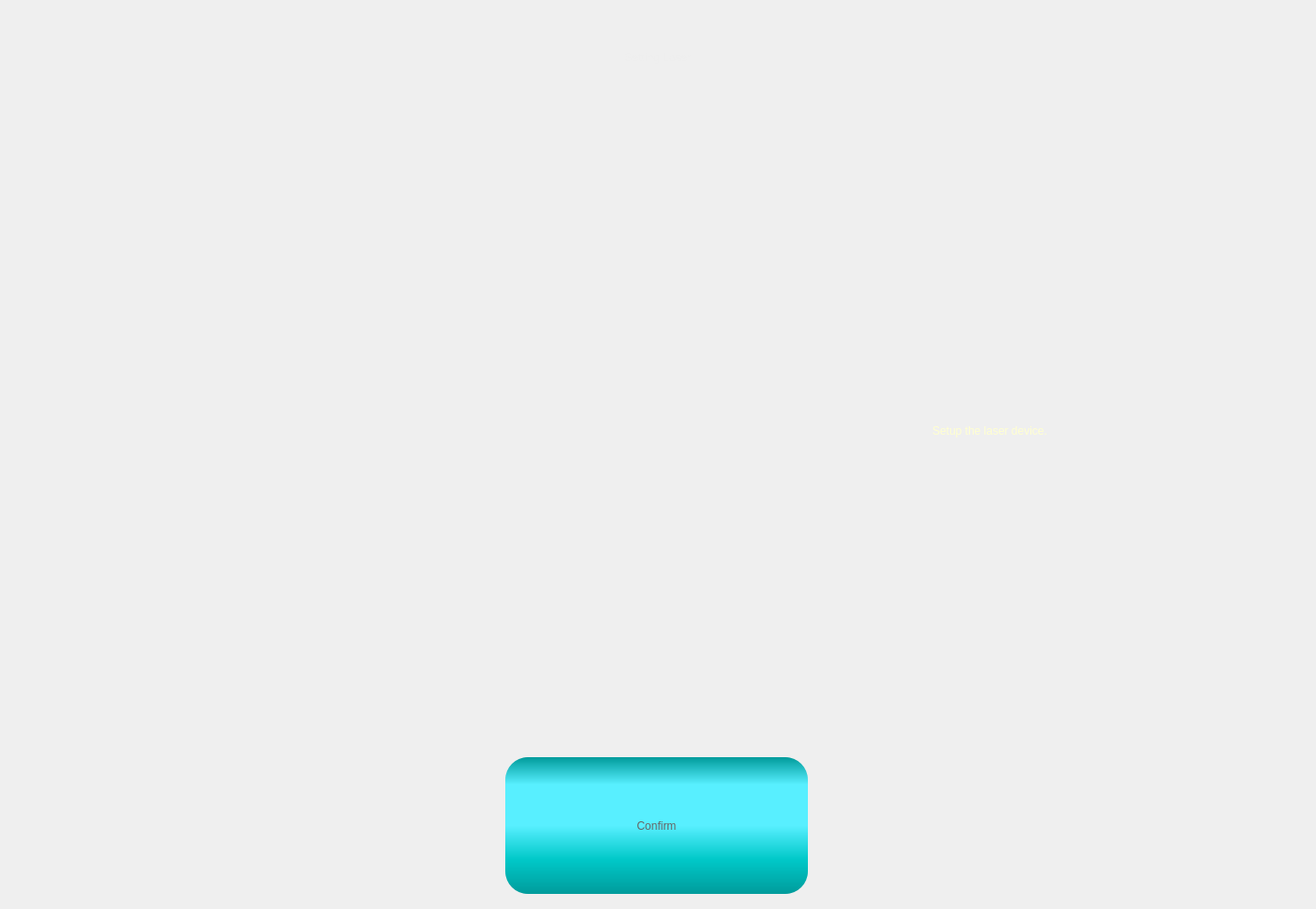
          <widget class="QWidget" name="pgLaser">
           <layout class="QGridLayout" name="gridLayout_10">
            <item row="1" column="0">
             <spacer name="horizontalSpacer_7">
              <property name="orientation">
               <enum>Qt::Horizontal</enum>
              </property>
              <property name="sizeHint" stdset="0">
               <size>
                <width>40</width>
                <height>20</height>
               </size>
              </property>
             </spacer>
            </item>
            <item row="1" column="2">
             <widget class="QLabel" name="label_11">
              <property name="minimumSize">
               <size>
                <width>350</width>
                <height>0</height>
               </size>
              </property>
              <property name="maximumSize">
               <size>
                <width>16777215</width>
                <height>16777215</height>
               </size>
              </property>
              <property name="styleSheet">
               <string notr="true">font: 24pt &quot;Arial&quot;;
color: rgb(255, 255, 208);</string>
              </property>
              <property name="text">
               <string>Setup the laser device.</string>
              </property>
             </widget>
            </item>
            <item row="1" column="1">
             <widget class="QWidget" name="widget_4" native="true">
              <property name="sizePolicy">
               <sizepolicy hsizetype="Fixed" vsizetype="Fixed">
                <horstretch>0</horstretch>
                <verstretch>0</verstretch>
               </sizepolicy>
              </property>
              <property name="minimumSize">
               <size>
                <width>926</width>
                <height>680</height>
               </size>
              </property>
              <property name="styleSheet">
               <string notr="true">image:url(image/Laser.png)</string>
              </property>
             </widget>
            </item>
            <item row="1" column="3">
             <spacer name="horizontalSpacer_6">
              <property name="orientation">
               <enum>Qt::Horizontal</enum>
              </property>
              <property name="sizeHint" stdset="0">
               <size>
                <width>40</width>
                <height>20</height>
               </size>
              </property>
             </spacer>
            </item>
            <item row="2" column="0" colspan="4">
             <layout class="QHBoxLayout" name="horizontalLayout">
              <item>
               <widget class="QPushButton" name="btnNext_settingLaser">
                <property name="sizePolicy">
                 <sizepolicy hsizetype="Maximum" vsizetype="Fixed">
                  <horstretch>0</horstretch>
                  <verstretch>0</verstretch>
                 </sizepolicy>
                </property>
                <property name="minimumSize">
                 <size>
                  <width>324</width>
                  <height>150</height>
                 </size>
                </property>
                <property name="maximumSize">
                 <size>
                  <width>324</width>
                  <height>16777215</height>
                 </size>
                </property>
                <property name="styleSheet">
                 <string notr="true">QPushButton{
font: 48pt &quot;Arial&quot;;
color:#666666;
border-radius:24px;
background-color: qlineargradient(spread:pad, x1:0, y1:0, x2:0, y2:1, stop:0 rgba(0, 155, 155, 255), stop:0.2 rgba(88, 239, 255, 255), stop:0.5 rgba(88, 239, 255, 255), stop:0.75 rgba(0, 200, 200, 255),  stop:1 rgba(0, 155, 155, 255));
padding: 0px 20px;
margin-bottom:5px;
margin-right:3px;
}

QPushButton:hover{
color:#aa3333;
background-color: qlineargradient(spread:pad, x1:0, y1:0, x2:0, y2:1, stop:0 rgba(50, 155, 155, 255), stop:0.2 rgba(150, 239, 255, 255), stop:0.5 rgba(150, 239, 255, 255), stop:0.75 rgba(50, 200, 200, 255),  stop:1 rgba(50, 155, 155, 255));
}

QPushButton:pressed{
margin-top:5px;
margin-bottom:0px;
margin-left:3px;
margin-right:0px;
}</string>
                </property>
                <property name="text">
                 <string>Confirm</string>
                </property>
               </widget>
              </item>
             </layout>
            </item>
            <item row="0" column="0" colspan="4">
             <widget class="QLabel" name="label_title_4">
              <property name="minimumSize">
               <size>
                <width>0</width>
                <height>100</height>
               </size>
              </property>
              <property name="maximumSize">
               <size>
                <width>16777215</width>
                <height>100</height>
               </size>
              </property>
              <property name="styleSheet">
               <string notr="true">	color:#eeeeee;
	font: 64pt &quot;Cascadia Code SemiBold&quot;;
	padding:0px;
	margin:0px;</string>
              </property>
              <property name="text">
               <string>Setting Laser</string>
              </property>
              <property name="alignment">
               <set>Qt::AlignCenter</set>
              </property>
             </widget>
            </item>
           </layout>
          </widget>
